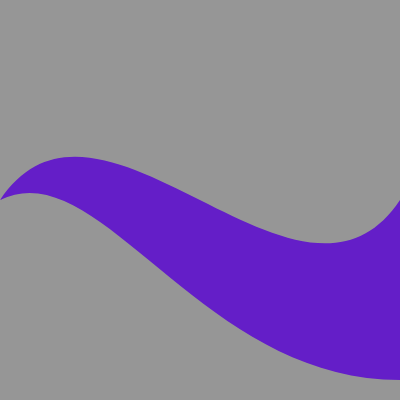
Frame 1 (no input)
Frame 60 (no input): identical to frame 1, image omitted
Frame 120 (the mouse pressed at the canvas centre since frame 60): identical to frame 1, image omitted

The p5.js sketch that drew this single still picture (run headless with seeded random() and noise() and a simulated clock; from frame 60 on, the mouse is pressed at the canvas centre):

// p5.js sketch
// ── sketch.js
let x;

function setup() {
	createCanvas(400, 400);
    
    
}

function draw() {
    background(150);
    //stroke(255);
    //strokeWeight(4);
    noStroke();
    //noFill();
    fill(100, 30, 200);
    beginShape();
    vertex(0, 200)
    bezierVertex(100, 50, 300, 350,  400, 200);
    vertex(400, 380);
    bezierVertex(200, 380, 100, 150, 0, 200);
    endShape(CLOSE);
 
}
